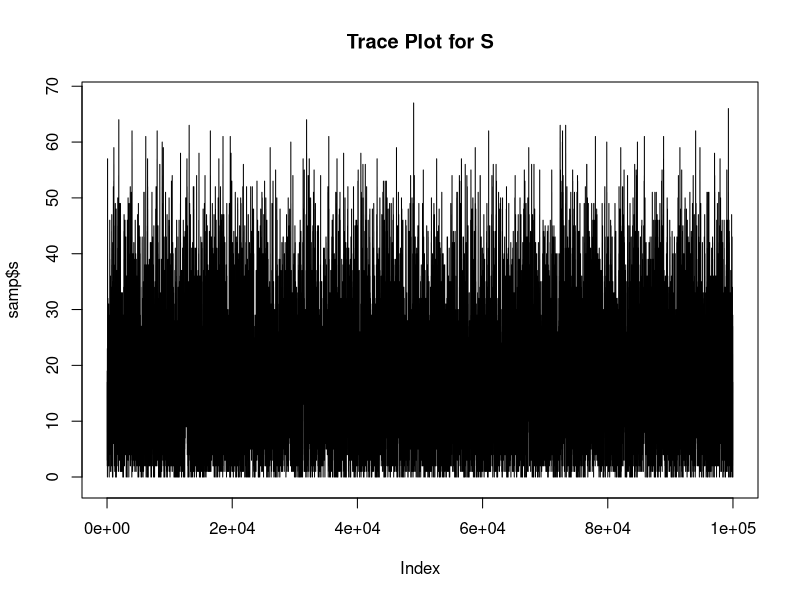
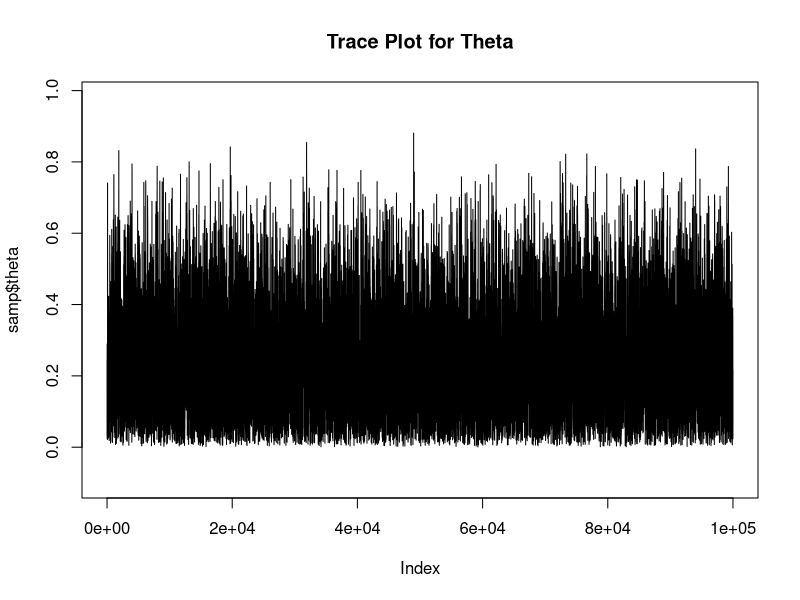
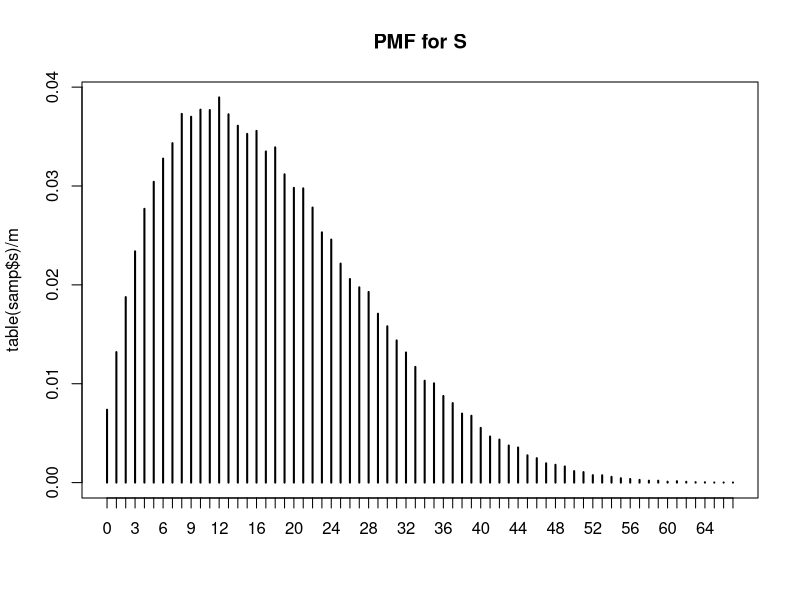

Generate these figures, in order, with R:
# # # # # # # # # # # # # # # # # # # # # # # # # # # # # # # # # # # # # # # #
# This script implement's a Gibb's sampler for a bivariate samples from a     #
#   joint density (s, \theta) where s has a Binomial conditional distrib and  #
#   and \theta has a Beta conditional distrib
#                                                                             #
# Author: April Walker                                                        #
# # # # # # # # # # # # # # # # # # # # # # # # # # # # # # # # # # # # # # # #

#
# bivariate gibbs: adapted from Dr. Datta's normal_gibbs to handle bivariate
#   samples
#
#   input--
#   alpha.0: beta distrib's inital 'alpha' parameter
#   beta: beta distrib's inital 'beta' parameter
#   s.0: initial value for s~binom samples
#   theta.0: initial value for theta~beta samples
#   niter: number of samples wanted
#   burn.in: number of samples to toss
#
#   output--
#   list$s: the gibbs samples for s
#   list$theta: the gibbs samples for theta 
bivariate_gibbs<- function(alpha.0, beta.0, s.0, theta.0, niter, burn.in=0) {
  s <- theta <- rep(0, niter+burn.in)
  n <- as.integer(round(s.0/theta.0))
  # set first value as initial given value...
  s[1] <- s.0
  theta[1] <- theta.0
  for (i in 2:(niter+burn.in)) {
    # as defined in background sample from s(i) and theta(i)
    s[i] = rbinom(1, n, theta[i-1])
    theta[i] = rbeta(1,alpha.0 + s[i], beta.0 + n - s[i])
  }
  return(list(s = s[-(1:burn.in)], theta = theta[-(1:burn.in)])) # bivariate samples
}

m <- 1e5 # number of samples we want

n <- 74 # taken from background observed data
s.0 <- 16 # taken from background observed data
theta.0 <- s.0/n # MLE for theta from observed data
alpha.0 <- 2.0 # as defined in background as our prior
beta.0 <- 6.4 # as defined in background as our prior

samp <- bivariate_gibbs(alpha.0, beta.0, s.0, theta.0, niter=m, burn.in=1000)

### Trace plots
jpeg("trace_s_prob1.jpg")
plot(samp$s, type = "s", main = "Trace Plot for S", ylim = c(min(samp$s)-1,max(samp$s)+1))
dev.off()

jpeg("trace_theta_prob1.jpg")
plot(samp$theta, type = "s", main = "Trace Plot for Theta", ylim = c(min(samp$theta)-0.1,max(samp$theta)+0.1))
dev.off()

### Histogram (alt kind)
jpeg("hist_s_prob1.jpg")
plot(table(samp$s)/m, main = "PMF for S")
dev.off()

### Posterior Median
cat("MLE of theta:                 ", s.0/n, "\n")
cat("Posterior median of theta:    ", median(samp$theta), "\n \n \n \n")

### Test sensitivity with alternative samples...
samp2 <- bivariate_gibbs(alpha.0, beta.0, s.0, theta.0*.5, niter=m, burn.in=1000)
samp3 <- bivariate_gibbs(alpha.0, beta.0, s.0, theta.0*(2/74), niter=m, burn.in=1000)
samp4 <- bivariate_gibbs(alpha.0, beta.0, s.0, theta.0*2, niter=m, burn.in=1000)

cat("Posterior median of with theta.0 < MLE theta:     ", median(samp2$theta), "\n")
cat("Posterior median of with theta.0 << MLE theta:    ", median(samp3$theta), "\n")
cat("Posterior median of with theta.0 > MLE theta:     ", median(samp4$theta), "\n")
